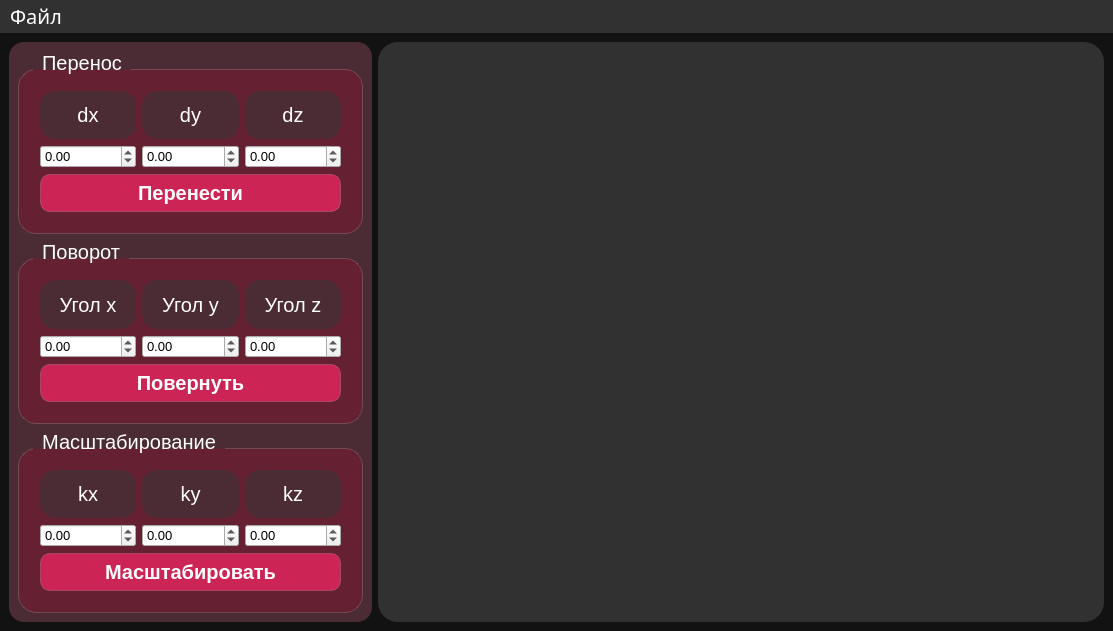
<?xml version="1.0" encoding="UTF-8"?>
<ui version="4.0">
 <class>MainWindow</class>
 <widget class="QMainWindow" name="MainWindow">
  <property name="geometry">
   <rect>
    <x>0</x>
    <y>0</y>
    <width>1113</width>
    <height>631</height>
   </rect>
  </property>
  <property name="font">
   <font>
    <family>GOST type A</family>
    <pointsize>12</pointsize>
   </font>
  </property>
  <property name="windowTitle">
   <string>MainWindow</string>
  </property>
  <property name="styleSheet">
   <string notr="true">QWidget#centralwidget {
    background-color: rgb(19, 18, 19);
}

#transferGroupBox,
#rotationGroupBox,
#scalingGroupBox {
    background: rgba(129, 20, 44, 120);
    border: 1px solid rgba(255,255,255,40);
    border-radius: 18px;
    margin-top: 18px;
    padding: 12px;
	font-family: &quot;GOST type A&quot;;
    font-size: 15pt;
}

#transferGroupBox::title,
#rotationGroupBox::title,
#scalingGroupBox::title {
    subcontrol-origin: margin;
    subcontrol-position: top left;
    left: 15px;
    padding: 0 6px;
    color: white;
}

QGraphicsView {
    border: none;
    border-radius: 20px;
}

QPushButton {
    background-color: #CC2454;
    color: white;
    border: 1px solid rgba(255,255,255,40);
    border-radius: 10px;
    padding: 6px 14px;
    font-weight: 500;
	font-family: &quot;GOST type A&quot;;
    font-size: 15pt;
}

QPushButton:hover {
    background-color: #f2777f;
}

QPushButton:pressed {
    background-color: #c94f56;
}

QLabel {
    font-family:  &quot;GOST type A&quot;;
    font-size: 15pt;
}

QDoubleSpinBox {
	font-family: &quot;GOST type A&quot;;
	font-size: 10pt;
    max-width: 100px;
}

QLabel {
	color: rgb(255, 255, 255);
}

QMenuBar {
	background-color: rgb(49, 49, 49);
    font-family: &quot;GOST type A&quot;;
    font-size: 15pt;
}

QMenuBar::item {
    font-family: &quot;GOST type A&quot;;
    font-size: 15pt;
	color: white;
}

QMenuBar::item:selected {
    background: rgba(255, 255, 255, 40);
}

QMenuBar::item:pressed {
    background: rgba(255, 255, 255, 60);
}

QMenu {
    background-color: rgb(40, 40, 40);
    color: white;
    border: 1px solid rgba(255,255,255,40);
    border-radius: 12px;
    padding: 6px;
}

QMenu::item {
    padding: 6px 20px;
    border-radius: 8px;
}

QMenu::item:selected {
    background-color: #CC2454;
}
</string>
  </property>
  <widget class="QWidget" name="centralwidget">
   <property name="styleSheet">
    <string notr="true"/>
   </property>
   <layout class="QHBoxLayout" name="horizontalLayout_2" stretch="1,2">
    <item>
     <widget class="QFrame" name="leftPanelFrame">
      <property name="styleSheet">
       <string notr="true">QFrame {
    background-color: rgb(76, 44, 52);
    border-radius: 15px;
}</string>
      </property>
      <property name="frameShape">
       <enum>QFrame::NoFrame</enum>
      </property>
      <layout class="QVBoxLayout" name="verticalLayout">
       <item>
        <widget class="QGroupBox" name="transferGroupBox">
         <property name="styleSheet">
          <string notr="true">QGroupBox::title {
    font-family: &quot;GOST type A&quot;;
    font-size: 11pt;
    font-weight: 600;
}</string>
         </property>
         <property name="title">
          <string>Перенос</string>
         </property>
         <layout class="QGridLayout" name="gridLayout_2">
          <item row="0" column="1">
           <widget class="QLabel" name="dyLabel">
            <property name="text">
             <string>dy</string>
            </property>
            <property name="alignment">
             <set>Qt::AlignCenter</set>
            </property>
           </widget>
          </item>
          <item row="0" column="0">
           <widget class="QLabel" name="dxLabel">
            <property name="sizePolicy">
             <sizepolicy hsizetype="Preferred" vsizetype="Preferred">
              <horstretch>0</horstretch>
              <verstretch>0</verstretch>
             </sizepolicy>
            </property>
            <property name="minimumSize">
             <size>
              <width>0</width>
              <height>30</height>
             </size>
            </property>
            <property name="text">
             <string>dx</string>
            </property>
            <property name="alignment">
             <set>Qt::AlignCenter</set>
            </property>
           </widget>
          </item>
          <item row="0" column="2">
           <widget class="QLabel" name="dzLabel">
            <property name="text">
             <string>dz</string>
            </property>
            <property name="alignment">
             <set>Qt::AlignCenter</set>
            </property>
           </widget>
          </item>
          <item row="1" column="0">
           <widget class="QDoubleSpinBox" name="dxSpinBox">
            <property name="styleSheet">
             <string notr="true"/>
            </property>
            <property name="minimum">
             <double>-1000000000000000032841562489204926078987012566359611695512313426258747006898787995544001315627727412683949504784322435578648490634211491840.000000000000000</double>
            </property>
            <property name="maximum">
             <double>999999999999999956819772641641815758405104477258378281795396215622882607621111488153942930947432322044748890112.000000000000000</double>
            </property>
           </widget>
          </item>
          <item row="1" column="1">
           <widget class="QDoubleSpinBox" name="dySpinBox">
            <property name="minimum">
             <double>-100000000000000008821361405306422640701865984.000000000000000</double>
            </property>
            <property name="maximum">
             <double>100000000000000007629769841091887003294964970946560.000000000000000</double>
            </property>
           </widget>
          </item>
          <item row="1" column="2">
           <widget class="QDoubleSpinBox" name="dzSpinBox">
            <property name="minimum">
             <double>-100000000000000.000000000000000</double>
            </property>
            <property name="maximum">
             <double>1000000000000000000000.000000000000000</double>
            </property>
           </widget>
          </item>
          <item row="2" column="0" colspan="3">
           <widget class="QPushButton" name="transferPushButton">
            <property name="text">
             <string>Перенести</string>
            </property>
           </widget>
          </item>
         </layout>
        </widget>
       </item>
       <item>
        <widget class="QGroupBox" name="rotationGroupBox">
         <property name="styleSheet">
          <string notr="true"/>
         </property>
         <property name="title">
          <string>Поворот</string>
         </property>
         <layout class="QGridLayout" name="gridLayout_3">
          <item row="0" column="1">
           <widget class="QLabel" name="angleYLabel">
            <property name="text">
             <string>Угол y</string>
            </property>
            <property name="alignment">
             <set>Qt::AlignCenter</set>
            </property>
           </widget>
          </item>
          <item row="0" column="2">
           <widget class="QLabel" name="angleZLabel">
            <property name="text">
             <string>Угол z</string>
            </property>
            <property name="alignment">
             <set>Qt::AlignCenter</set>
            </property>
           </widget>
          </item>
          <item row="2" column="0" colspan="3">
           <widget class="QPushButton" name="rotatePushButton">
            <property name="text">
             <string>Повернуть</string>
            </property>
           </widget>
          </item>
          <item row="0" column="0">
           <widget class="QLabel" name="angleXLabel">
            <property name="minimumSize">
             <size>
              <width>0</width>
              <height>30</height>
             </size>
            </property>
            <property name="text">
             <string>Угол x</string>
            </property>
            <property name="alignment">
             <set>Qt::AlignCenter</set>
            </property>
           </widget>
          </item>
          <item row="1" column="0">
           <widget class="QDoubleSpinBox" name="angleXDoubleSpinBox">
            <property name="minimum">
             <double>-9999999999999999635896294965248.000000000000000</double>
            </property>
            <property name="maximum">
             <double>9999999999999999931398190359470212947659194368.000000000000000</double>
            </property>
           </widget>
          </item>
          <item row="1" column="1">
           <widget class="QDoubleSpinBox" name="angleYDoubleSpinBox">
            <property name="minimum">
             <double>-9999999999999999538762658202121142272.000000000000000</double>
            </property>
            <property name="maximum">
             <double>10000000000000000139372116959414099130712064.000000000000000</double>
            </property>
           </widget>
          </item>
          <item row="1" column="2">
           <widget class="QDoubleSpinBox" name="angleZDoubleSpinBox">
            <property name="minimum">
             <double>-100000000000000008821361405306422640701865984.000000000000000</double>
            </property>
            <property name="maximum">
             <double>9999999999999999931398190359470212947659194368.000000000000000</double>
            </property>
           </widget>
          </item>
         </layout>
        </widget>
       </item>
       <item>
        <widget class="QGroupBox" name="scalingGroupBox">
         <property name="styleSheet">
          <string notr="true"/>
         </property>
         <property name="title">
          <string>Масштабирование</string>
         </property>
         <layout class="QGridLayout" name="gridLayout_4">
          <item row="0" column="0">
           <widget class="QLabel" name="kxLabel">
            <property name="minimumSize">
             <size>
              <width>0</width>
              <height>30</height>
             </size>
            </property>
            <property name="text">
             <string>kx</string>
            </property>
            <property name="alignment">
             <set>Qt::AlignCenter</set>
            </property>
           </widget>
          </item>
          <item row="0" column="1">
           <widget class="QLabel" name="kyLabel">
            <property name="text">
             <string>ky</string>
            </property>
            <property name="alignment">
             <set>Qt::AlignCenter</set>
            </property>
           </widget>
          </item>
          <item row="2" column="0" colspan="3">
           <widget class="QPushButton" name="scalePushButton">
            <property name="text">
             <string>Масштабировать</string>
            </property>
           </widget>
          </item>
          <item row="0" column="2">
           <widget class="QLabel" name="kzLabel">
            <property name="text">
             <string>kz</string>
            </property>
            <property name="alignment">
             <set>Qt::AlignCenter</set>
            </property>
           </widget>
          </item>
          <item row="1" column="0">
           <widget class="QDoubleSpinBox" name="kxDoubleSpinBox">
            <property name="minimum">
             <double>-100000000000000008821361405306422640701865984.000000000000000</double>
            </property>
            <property name="maximum">
             <double>999999999999999943801810948794571024057224129020550531544123892056457216.000000000000000</double>
            </property>
           </widget>
          </item>
          <item row="1" column="1">
           <widget class="QDoubleSpinBox" name="kyDoubleSpinBox">
            <property name="minimum">
             <double>-1000000000000000043845843045076197354634047651840.000000000000000</double>
            </property>
            <property name="maximum">
             <double>100000000000000009190283508143378238084034459715684532224.000000000000000</double>
            </property>
           </widget>
          </item>
          <item row="1" column="2">
           <widget class="QDoubleSpinBox" name="kzDoubleSpinBox">
            <property name="minimum">
             <double>-10000000000000000303786028427003666890752.000000000000000</double>
            </property>
            <property name="maximum">
             <double>99999999999999997748809823456034029568.000000000000000</double>
            </property>
           </widget>
          </item>
         </layout>
        </widget>
       </item>
      </layout>
     </widget>
    </item>
    <item>
     <widget class="QGraphicsView" name="graphicsView">
      <property name="sizePolicy">
       <sizepolicy hsizetype="Expanding" vsizetype="Preferred">
        <horstretch>0</horstretch>
        <verstretch>0</verstretch>
       </sizepolicy>
      </property>
      <property name="styleSheet">
       <string notr="true">background-color: rgb(49, 49, 49);</string>
      </property>
     </widget>
    </item>
   </layout>
  </widget>
  <widget class="QMenuBar" name="menubar">
   <property name="geometry">
    <rect>
     <x>0</x>
     <y>0</y>
     <width>1113</width>
     <height>32</height>
    </rect>
   </property>
   <property name="sizePolicy">
    <sizepolicy hsizetype="MinimumExpanding" vsizetype="Expanding">
     <horstretch>0</horstretch>
     <verstretch>0</verstretch>
    </sizepolicy>
   </property>
   <property name="baseSize">
    <size>
     <width>0</width>
     <height>0</height>
    </size>
   </property>
   <property name="font">
    <font>
     <family>GOST type A</family>
     <pointsize>15</pointsize>
     <strikeout>false</strikeout>
    </font>
   </property>
   <property name="styleSheet">
    <string notr="true"/>
   </property>
   <widget class="QMenu" name="menu_3D_viewer">
    <property name="minimumSize">
     <size>
      <width>0</width>
      <height>0</height>
     </size>
    </property>
    <property name="font">
     <font>
      <family>GOST type A</family>
      <pointsize>15</pointsize>
      <weight>50</weight>
      <bold>false</bold>
     </font>
    </property>
    <property name="title">
     <string>Файл</string>
    </property>
    <addaction name="loadFileAction"/>
   </widget>
   <addaction name="menu_3D_viewer"/>
  </widget>
  <action name="loadFileAction">
   <property name="text">
    <string>Загрузить файл</string>
   </property>
   <property name="font">
    <font>
     <family>GOST type A</family>
     <pointsize>15</pointsize>
     <weight>50</weight>
     <bold>false</bold>
    </font>
   </property>
  </action>
 </widget>
 <resources/>
 <connections/>
</ui>
